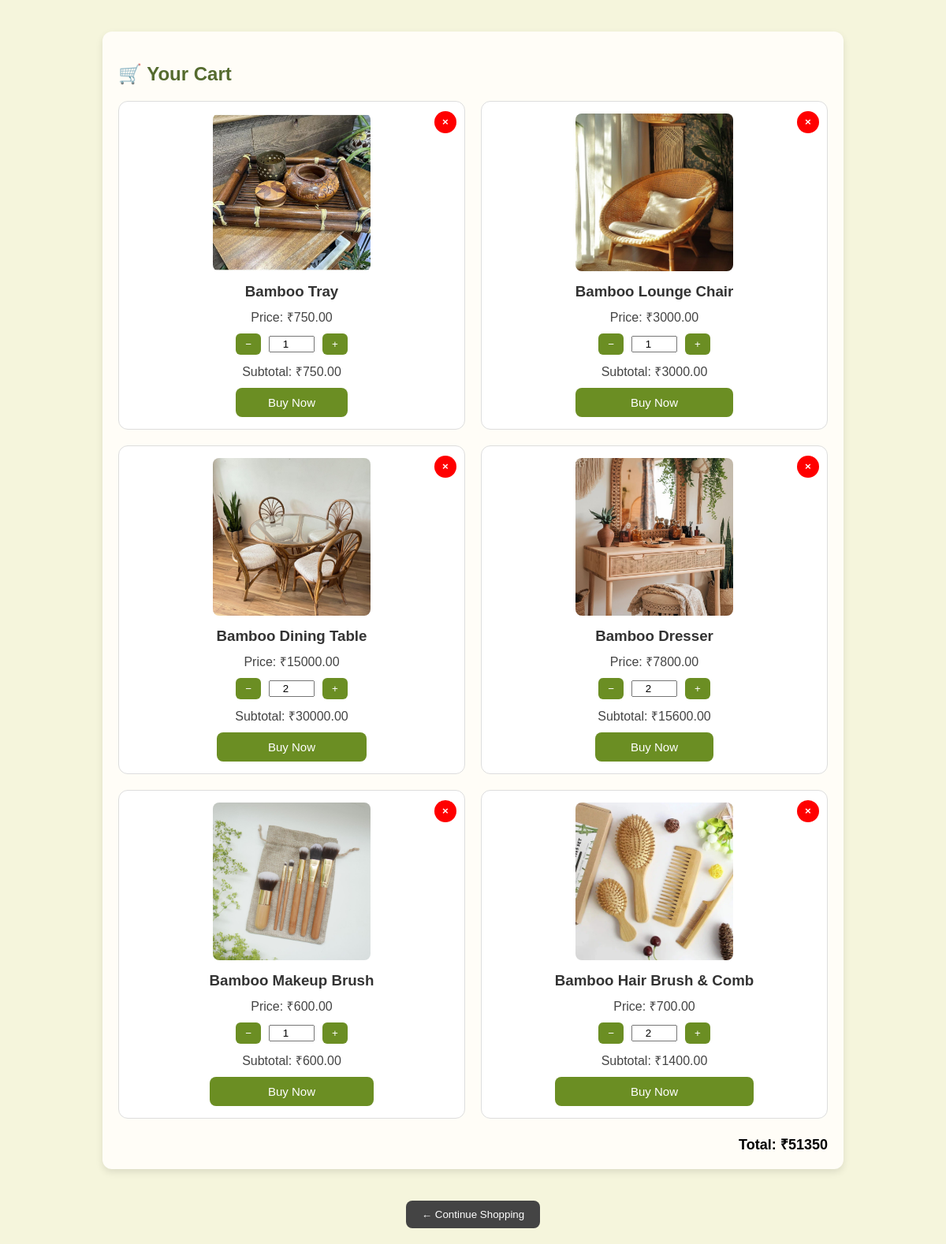
/cart.php (signed in), run on the app's committed database.
### tables this page shows
CREATE TABLE `cart` (
  `cart_id` int(11) NOT NULL,
  `user_id` int(11) NOT NULL,
  `product_id` int(11) NOT NULL,
  `quantity` int(11) NOT NULL DEFAULT 1,
  `added_at` timestamp NOT NULL DEFAULT current_timestamp()
);

CREATE TABLE `products` (
  `product_id` int(11) NOT NULL,
  `name` varchar(100) NOT NULL,
  `description` text DEFAULT NULL,
  `price` decimal(10,2) NOT NULL,
  `image` varchar(255) DEFAULT NULL,
  `category` varchar(50) NOT NULL,
  `long_description` text DEFAULT NULL
);

### cart.php (the view, shortened to what this page needs)
<?php
include("db_connect.php");
$user_id = $_SESSION['user_id'];
$stmt = $conn->prepare("
    SELECT c.cart_id, c.product_id, p.name, p.image, p.price, c.quantity,
           (p.price * c.quantity) AS subtotal
    FROM cart c
    JOIN products p ON c.product_id = p.product_id
    WHERE c.user_id = ?
");
$stmt->bind_param("i", $user_id);
$stmt->execute();
$cartItems = $stmt->get_result();
?>
<!DOCTYPE html>
<html lang="en">
<head>
</head>
<body>
<div class="container">
    <h2>🛒 Your Cart</h2>
    <?php if ($cartItems->num_rows === 0): ?>
        <div class="empty">🛍️ Your cart is empty!</div>
    <?php else: ?>
        <div class="cart-grid">
        <?php
        $total = 0;
        while ($row = $cartItems->fetch_assoc()):
            $total += $row['subtotal'];
        ?>
            <div class="cart-item" data-id="<?php echo $row['cart_id']; ?>">
                <button class="remove-btn">×</button>
                <img src="images/<?php echo basename($row['image']); ?>" alt="">
                <div class="details">
                    <h3><?php echo htmlspecialchars($row['name']); ?></h3>
                    <p>Price: ₹<?php echo $row['price']; ?></p>
                    <div class="qty">
                        <button class="updateQty" data-change="-1">−</button>
                        <input type="number" value="<?php echo $row['quantity']; ?>" min="1">
                        <button class="updateQty" data-change="1">+</button>
                    </div>
                    <p class="subtotal">Subtotal: ₹<?php echo $row['subtotal']; ?></p>
                    <form action="checkout.php" method="POST">
                        <button type="submit" class="buy-now">Buy Now</button>
                    </form>
                </div>
            </div>
        <?php endwhile; ?>
        </div>
        <div class="total">Total: ₹<span id="cartTotal"><?php echo $total; ?></span></div>
    <?php endif; ?>
</div>
<div class="continue">
    <button onclick="history.back()">← Continue Shopping</button>
</div>
</body>
</html>

### cart.php (style rules this page uses)
body { font-family: Arial, sans-serif; background: #f5f5dc; margin: 0; padding: 0; }
.container { max-width: 900px; margin: 40px auto; background: #fffdf7; padding: 20px; border-radius: 12px; box-shadow: 0 4px 10px rgba(0,0,0,0.1); }
h2 { margin-bottom: 20px; color: #556b2f; }
.cart-grid { display: grid; grid-template-columns: repeat(auto-fit, minmax(350px, 1fr)); gap: 20px; }
.cart-item { position: relative; background: #fff; border: 1px solid #ddd; border-radius: 12px; padding: 15px; display: flex; flex-direction: column; align-items: center; }
.cart-item img { width: 200px; height: 200px; object-fit: cover; border-radius: 8px; margin-bottom: 15px; }
.details { text-align: center; }
.details h3 { margin: 0 0 10px; color: #333; }
.details p { margin: 5px 0; color: #444; }
.qty { display: flex; justify-content: center; align-items: center; gap: 10px; margin: 10px 0; }
.qty button { padding: 6px 12px; background: #6b8e23; color: #fff; border: none; border-radius: 6px; cursor: pointer; }
.qty input { width: 50px; text-align: center; }
.remove-btn { position: absolute; top: 12px; right: 10px; background: red; color: #fff; border: none; border-radius: 50%; width: 28px; height: 28px; cursor: pointer; display:flex; align-items:center; justify-content:center; font-weight:bold; }
.total { text-align: right; font-size: 18px; margin-top: 20px; font-weight: bold; }
.buy-now { display: block; width: 100%; background: #6b8e23; color: #fff; border: none; padding: 10px; border-radius: 8px; font-size: 15px; cursor: pointer; margin-top: 10px; }
.continue { text-align:center; margin:20px 0; }
.continue button { background:#444; color:#fff; border:none; border-radius:8px; padding:10px 20px; cursor:pointer; }

### data on the page
cart: product.image (picture), product.name "Bamboo Tray", product.price "750.00", quantity "1", subtotal "750.00"
cart: product.image (picture), product.name "Bamboo Lounge Chair", product.price "3000.00", quantity "1", subtotal "3000.00"
cart: product.image (picture), product.name "Bamboo Dining Table", product.price "15000.00", quantity "2", subtotal "30000.00"
cart: product.image (picture), product.name "Bamboo Dresser", product.price "7800.00", quantity "2", subtotal "15600.00"
cart: product.image (picture), product.name "Bamboo Makeup Brush", product.price "600.00", quantity "1", subtotal "600.00"
cart: product.image (picture), product.name "Bamboo Hair Brush & Comb", product.price "700.00", quantity "2", subtotal "1400.00"

### other printed values
$total "51350"
